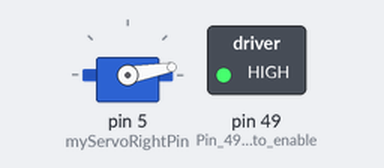
Recording of a sketch running on a simulated Arduino Mega 2560, built with avr-gcc and run on an emulated ATmega2560. Shown: servo, switched loads named in the sketch (green lamp = pin HIGH). What the sketch prints to the serial monitor is not drawn.

Above: at 0.15 s.
Timing chart, 0 to 4.7 s (numbered marks = the images above):
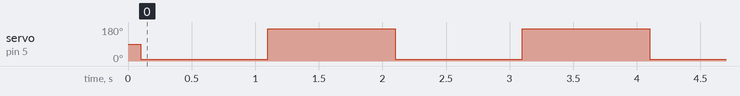

Measured:
- by itself, servo on pin 5 (myServoRightPin): alternates 170° for 1.0 s and 10° for 1.0 s

The sketch:

ServoTest.ino
```cpp
// random


#include <Servo.h>
#include<stdio.h>

Servo myServoRight;

int myServoRightPin = 5;

void setup() { // runs once at the begining

  myServoRight.attach(myServoRightPin);                   // attached servo on pin () to ervo object


  Serial.begin(9600); // setting the baud rate

  pinMode(49, OUTPUT);                 //Pin 49 is used to enable IO power
  digitalWrite(49, 1);                 //Enable IO power on main CPU board
  delay(100);
}


// Servomotor calibration values
int minDegrees;
int maxDegrees;
int minFeedback;
int maxFeedback;
int tolerance = 2; //max feedback measurement error

//
//void calibrate(Servo servo, int analogPin, int minPos, int maxPos){
//  // Move to min position and record feedback value
//  servo.write(minPos);
//  minDegrees = minPos;
//  delay(2000);
//  minFeedback = analogRead(analogPin);
//
//  //Move to max position and record feedback value
//  servo.write(maxPos);
//  maxDegrees = maxPos;
//  delay(2000);
//  maxFeedback = analogRead(analogPin);
//}


void loop() {

myServoRight.write(10);
Serial.println("10");
delay(1000);
myServoRight.write(170);
Serial.println("170");
delay(1000);
}
```
